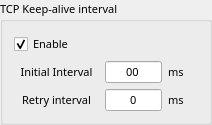
                 <widget class="QGroupBox" name="ch1_packing">
                  <property name="minimumSize">
                   <size>
                    <width>210</width>
                    <height>100</height>
                   </size>
                  </property>
                  <property name="maximumSize">
                   <size>
                    <width>420</width>
                    <height>200</height>
                   </size>
                  </property>
                  <property name="font">
                   <font>
                    <family>맑은 고딕</family>
                    <pointsize>8</pointsize>
                   </font>
                  </property>
                  <property name="title">
                   <string>TCP Keep-alive interval</string>
                  </property>
                  <layout class="QGridLayout" name="gridLayout_43">
                   <item row="0" column="0">
                    <widget class="QCheckBox" name="ch1_keepalive_enable">
                     <property name="font">
                      <font>
                       <family>맑은 고딕</family>
                       <pointsize>8</pointsize>
                      </font>
                     </property>
                     <property name="text">
                      <string>Enable</string>
                     </property>
                     <property name="checked">
                      <bool>true</bool>
                     </property>
                    </widget>
                   </item>
                   <item row="1" column="0">
                    <layout class="QGridLayout" name="gridLayout_41">
                     <property name="horizontalSpacing">
                      <number>6</number>
                     </property>
                     <item row="0" column="0">
                      <widget class="QLabel" name="label_128">
                       <property name="minimumSize">
                        <size>
                         <width>85</width>
                         <height>22</height>
                        </size>
                       </property>
                       <property name="maximumSize">
                        <size>
                         <width>170</width>
                         <height>45</height>
                        </size>
                       </property>
                       <property name="font">
                        <font>
                         <family>맑은 고딕</family>
                         <pointsize>8</pointsize>
                        </font>
                       </property>
                       <property name="text">
                        <string>Initial Interval</string>
                       </property>
                       <property name="alignment">
                        <set>Qt::AlignCenter</set>
                       </property>
                      </widget>
                     </item>
                     <item row="0" column="1">
                      <widget class="QLineEdit" name="ch1_keepalive_initial">
                       <property name="minimumSize">
                        <size>
                         <width>57</width>
                         <height>22</height>
                        </size>
                       </property>
                       <property name="maximumSize">
                        <size>
                         <width>57</width>
                         <height>22</height>
                        </size>
                       </property>
                       <property name="font">
                        <font>
                         <family>맑은 고딕</family>
                         <pointsize>8</pointsize>
                        </font>
                       </property>
                       <property name="toolTip">
                        <string>&lt;html&gt;&lt;head/&gt;&lt;body&gt;&lt;p&gt;1~65535 (ms)&lt;/p&gt;&lt;/body&gt;&lt;/html&gt;</string>
                       </property>
                       <property name="text">
                        <string>00</string>
                       </property>
                       <property name="maxLength">
                        <number>5</number>
                       </property>
                       <property name="alignment">
                        <set>Qt::AlignCenter</set>
                       </property>
                      </widget>
                     </item>
                     <item row="0" column="2">
                      <widget class="QLabel" name="label_158">
                       <property name="minimumSize">
                        <size>
                         <width>30</width>
                         <height>22</height>
                        </size>
                       </property>
                       <property name="maximumSize">
                        <size>
                         <width>30</width>
                         <height>22</height>
                        </size>
                       </property>
                       <property name="font">
                        <font>
                         <family>맑은 고딕</family>
                         <pointsize>8</pointsize>
                        </font>
                       </property>
                       <property name="text">
                        <string>ms</string>
                       </property>
                      </widget>
                     </item>
                    </layout>
                   </item>
                   <item row="2" column="0">
                    <layout class="QGridLayout" name="gridLayout_42">
                     <property name="horizontalSpacing">
                      <number>6</number>
                     </property>
                     <item row="0" column="0">
                      <widget class="QLabel" name="label_129">
                       <property name="minimumSize">
                        <size>
                         <width>85</width>
                         <height>22</height>
                        </size>
                       </property>
                       <property name="maximumSize">
                        <size>
                         <width>170</width>
                         <height>45</height>
                        </size>
                       </property>
                       <property name="font">
                        <font>
                         <family>맑은 고딕</family>
                         <pointsize>8</pointsize>
                        </font>
                       </property>
                       <property name="text">
                        <string>Retry interval</string>
                       </property>
                       <property name="alignment">
                        <set>Qt::AlignCenter</set>
                       </property>
                      </widget>
                     </item>
                     <item row="0" column="1">
                      <widget class="QLineEdit" name="ch1_keepalive_retry">
                       <property name="minimumSize">
                        <size>
                         <width>57</width>
                         <height>22</height>
                        </size>
                       </property>
                       <property name="maximumSize">
                        <size>
                         <width>57</width>
                         <height>22</height>
                        </size>
                       </property>
                       <property name="font">
                        <font>
                         <family>맑은 고딕</family>
                         <pointsize>8</pointsize>
                        </font>
                       </property>
                       <property name="toolTip">
                        <string>&lt;html&gt;&lt;head/&gt;&lt;body&gt;&lt;p&gt;1~65535 (ms)&lt;/p&gt;&lt;/body&gt;&lt;/html&gt;</string>
                       </property>
                       <property name="text">
                        <string>0</string>
                       </property>
                       <property name="maxLength">
                        <number>5</number>
                       </property>
                       <property name="alignment">
                        <set>Qt::AlignCenter</set>
                       </property>
                      </widget>
                     </item>
                     <item row="0" column="2">
                      <widget class="QLabel" name="label_157">
                       <property name="minimumSize">
                        <size>
                         <width>30</width>
                         <height>22</height>
                        </size>
                       </property>
                       <property name="maximumSize">
                        <size>
                         <width>30</width>
                         <height>22</height>
                        </size>
                       </property>
                       <property name="font">
                        <font>
                         <family>맑은 고딕</family>
                         <pointsize>8</pointsize>
                        </font>
                       </property>
                       <property name="text">
                        <string>ms</string>
                       </property>
                      </widget>
                     </item>
                    </layout>
                   </item>
                  </layout>
                 </widget>
